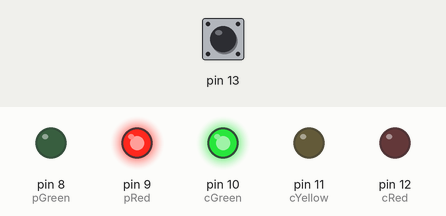
Simulated run of this sketch. Board: Arduino Uno, built with avr-gcc and run on an emulated ATmega328P. Shown: output pins drawn as LEDs (lit = HIGH). The inputs (shaded band) are chosen by the test bench; at power-on: pin 13 HIGH.

Above: at 1.2 s.
1.3 s: pin 13 pulled LOW for 0.15 s
At 2.0 s:
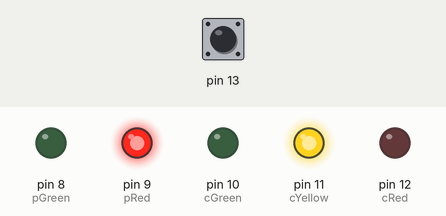
At 2.8 s:
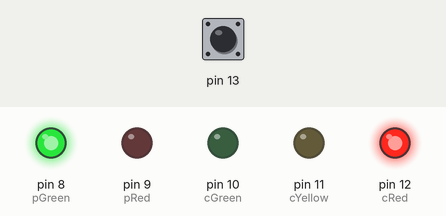
Timing chart, 0 to 13.4 s (numbered marks = the images above; inputs shaded):
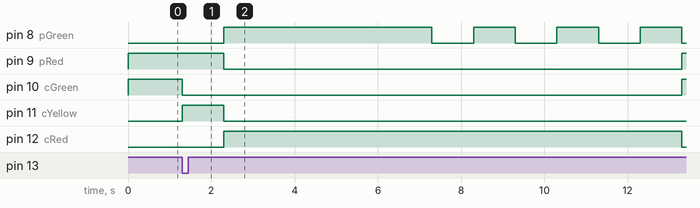

The sketch:

sketch_jul05c.ino
```cpp
void setup() {
  // put your setup code here, to run once:
  pinMode(13,INPUT_PULLUP);
  for(int i=12;i>7;i--){
    pinMode(i,OUTPUT);
  }
}

int cRed=12;
int cYellow=11;
int cGreen=10;
int pRed=9;
int pGreen=8;

void loop() {
  // put your main code here, to run repeatedly:
  int sw=digitalRead(13);
  if(sw==1){
    digitalWrite(pRed,HIGH);
    digitalWrite(pGreen,LOW);
    digitalWrite(cRed,LOW);
    digitalWrite(cYellow,LOW);
    digitalWrite(cGreen,HIGH);
  } else {
    digitalWrite(cGreen,LOW);
    digitalWrite(cYellow,HIGH);
    delay(1000);
    digitalWrite(cYellow,LOW);
    digitalWrite(pRed,LOW);
    digitalWrite(pGreen,HIGH);
    digitalWrite(cRed,HIGH);
    delay(5000);
    for(int i=0;i<3;i++){
      digitalWrite(pGreen,LOW);
      delay(1000);
      digitalWrite(pGreen,HIGH);
      delay(1000);
    }
  }

}
```

Measured:
- after the input at 1.3 s, pin 8 (pGreen): LOW → HIGH after 1.0 s, then repeats every 2.0 s: LOW 1.0 s, HIGH 1.0 s; pin 9 (pRed): HIGH → LOW after 1.0 s, → HIGH 11.0 s later; pin 10 (cGreen): HIGH → LOW at once, → HIGH 12.0 s later; pin 11 (cYellow): LOW → HIGH at once, → LOW 1.0 s later; pin 12 (cRed): LOW → HIGH after 1.0 s, → LOW 11.0 s later
